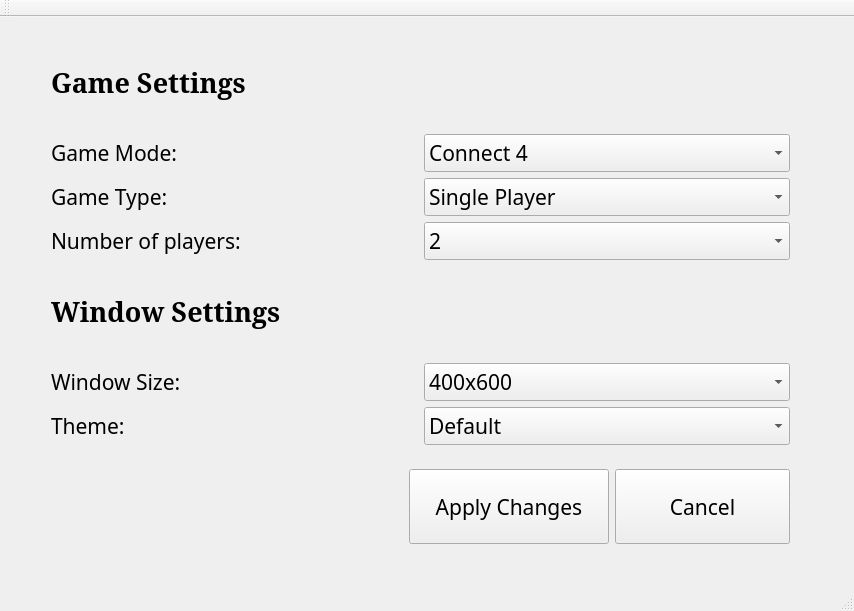
<?xml version="1.0" encoding="UTF-8"?>
<ui version="4.0">
 <class>SettingsWindow</class>
 <widget class="QMainWindow" name="SettingsWindow">
  <property name="geometry">
   <rect>
    <x>0</x>
    <y>0</y>
    <width>854</width>
    <height>611</height>
   </rect>
  </property>
  <property name="windowTitle">
   <string>Settings</string>
  </property>
  <property name="styleSheet">
   <string notr="true"/>
  </property>
  <widget class="QWidget" name="centralWidget">
   <widget class="QWidget" name="verticalLayoutWidget">
    <property name="geometry">
     <rect>
      <x>40</x>
      <y>9</y>
      <width>761</width>
      <height>541</height>
     </rect>
    </property>
    <layout class="QVBoxLayout" name="verticalLayout">
     <item>
      <widget class="QLabel" name="GameSettingsText">
       <property name="maximumSize">
        <size>
         <width>16777215</width>
         <height>75</height>
        </size>
       </property>
       <property name="font">
        <font>
         <family>Serif</family>
         <pointsize>20</pointsize>
         <weight>75</weight>
         <bold>true</bold>
        </font>
       </property>
       <property name="text">
        <string>Game Settings</string>
       </property>
      </widget>
     </item>
     <item>
      <layout class="QGridLayout" name="GameGridLayout">
       <item row="3" column="0">
        <widget class="QLabel" name="NumberOfPlayersText">
         <property name="maximumSize">
          <size>
           <width>16777215</width>
           <height>35</height>
          </size>
         </property>
         <property name="font">
          <font>
           <family>Sans Serif</family>
           <pointsize>16</pointsize>
          </font>
         </property>
         <property name="text">
          <string>Number of players:</string>
         </property>
        </widget>
       </item>
       <item row="1" column="1">
        <widget class="QComboBox" name="GameModeComboBox">
         <property name="font">
          <font>
           <family>Sans Serif</family>
           <pointsize>16</pointsize>
          </font>
         </property>
         <property name="autoFillBackground">
          <bool>false</bool>
         </property>
         <item>
          <property name="text">
           <string>Connect 4</string>
          </property>
         </item>
         <item>
          <property name="text">
           <string>OTTO/TOOT</string>
          </property>
         </item>
        </widget>
       </item>
       <item row="1" column="0">
        <widget class="QLabel" name="GameModeText">
         <property name="maximumSize">
          <size>
           <width>16777215</width>
           <height>35</height>
          </size>
         </property>
         <property name="font">
          <font>
           <family>Sans Serif</family>
           <pointsize>16</pointsize>
          </font>
         </property>
         <property name="text">
          <string>Game Mode:</string>
         </property>
        </widget>
       </item>
       <item row="3" column="1">
        <widget class="QComboBox" name="NumberPlayersComboBox">
         <property name="font">
          <font>
           <family>Sans Serif</family>
           <pointsize>16</pointsize>
          </font>
         </property>
         <item>
          <property name="text">
           <string>2</string>
          </property>
         </item>
        </widget>
       </item>
       <item row="2" column="0">
        <widget class="QLabel" name="GameTypeText">
         <property name="maximumSize">
          <size>
           <width>16777215</width>
           <height>35</height>
          </size>
         </property>
         <property name="font">
          <font>
           <family>Sans Serif</family>
           <pointsize>16</pointsize>
          </font>
         </property>
         <property name="text">
          <string>Game Type:</string>
         </property>
        </widget>
       </item>
       <item row="2" column="1">
        <widget class="QComboBox" name="GameTypeComboBox">
         <property name="font">
          <font>
           <family>Sans Serif</family>
           <pointsize>16</pointsize>
          </font>
         </property>
         <item>
          <property name="text">
           <string>Single Player</string>
          </property>
         </item>
         <item>
          <property name="text">
           <string>Multiplayer</string>
          </property>
         </item>
        </widget>
       </item>
      </layout>
     </item>
     <item>
      <widget class="QLabel" name="WindowSettingsText">
       <property name="maximumSize">
        <size>
         <width>16777215</width>
         <height>75</height>
        </size>
       </property>
       <property name="font">
        <font>
         <family>Serif</family>
         <pointsize>20</pointsize>
         <weight>75</weight>
         <bold>true</bold>
        </font>
       </property>
       <property name="text">
        <string>Window Settings</string>
       </property>
      </widget>
     </item>
     <item>
      <layout class="QGridLayout" name="WindowGridLayout">
       <item row="0" column="0">
        <widget class="QLabel" name="ScreenResolutionText">
         <property name="maximumSize">
          <size>
           <width>16777215</width>
           <height>35</height>
          </size>
         </property>
         <property name="font">
          <font>
           <family>Sans Serif</family>
           <pointsize>16</pointsize>
          </font>
         </property>
         <property name="text">
          <string>Window Size:</string>
         </property>
        </widget>
       </item>
       <item row="1" column="0">
        <widget class="QLabel" name="ThemeText">
         <property name="maximumSize">
          <size>
           <width>16777215</width>
           <height>35</height>
          </size>
         </property>
         <property name="font">
          <font>
           <family>Sans Serif</family>
           <pointsize>16</pointsize>
          </font>
         </property>
         <property name="text">
          <string>Theme:</string>
         </property>
        </widget>
       </item>
       <item row="1" column="1">
        <widget class="QComboBox" name="ThemeComboBox">
         <property name="font">
          <font>
           <family>Sans Serif</family>
           <pointsize>16</pointsize>
          </font>
         </property>
         <item>
          <property name="text">
           <string>Default</string>
          </property>
         </item>
         <item>
          <property name="text">
           <string>Some colour blind ones...</string>
          </property>
         </item>
        </widget>
       </item>
       <item row="0" column="1">
        <widget class="QComboBox" name="ResolutionComboBox">
         <property name="font">
          <font>
           <family>Sans Serif</family>
           <pointsize>16</pointsize>
          </font>
         </property>
         <item>
          <property name="text">
           <string>400x600</string>
          </property>
         </item>
        </widget>
       </item>
      </layout>
     </item>
     <item>
      <spacer name="verticalSpacer">
       <property name="orientation">
        <enum>Qt::Vertical</enum>
       </property>
       <property name="sizeType">
        <enum>QSizePolicy::Fixed</enum>
       </property>
       <property name="sizeHint" stdset="0">
        <size>
         <width>20</width>
         <height>10</height>
        </size>
       </property>
      </spacer>
     </item>
     <item>
      <layout class="QHBoxLayout" name="horizontalLayout">
       <item>
        <spacer name="horizontalSpacer">
         <property name="orientation">
          <enum>Qt::Horizontal</enum>
         </property>
         <property name="sizeHint" stdset="0">
          <size>
           <width>40</width>
           <height>20</height>
          </size>
         </property>
        </spacer>
       </item>
       <item>
        <widget class="QPushButton" name="ApplyButton">
         <property name="minimumSize">
          <size>
           <width>200</width>
           <height>75</height>
          </size>
         </property>
         <property name="font">
          <font>
           <family>Sans Serif</family>
           <pointsize>16</pointsize>
          </font>
         </property>
         <property name="text">
          <string>Apply Changes</string>
         </property>
        </widget>
       </item>
       <item>
        <widget class="QPushButton" name="CancelButton">
         <property name="minimumSize">
          <size>
           <width>175</width>
           <height>75</height>
          </size>
         </property>
         <property name="font">
          <font>
           <family>Sans Serif</family>
           <pointsize>16</pointsize>
          </font>
         </property>
         <property name="text">
          <string>Cancel</string>
         </property>
        </widget>
       </item>
      </layout>
     </item>
    </layout>
   </widget>
  </widget>
  <widget class="QMenuBar" name="menuBar">
   <property name="geometry">
    <rect>
     <x>0</x>
     <y>0</y>
     <width>854</width>
     <height>25</height>
    </rect>
   </property>
  </widget>
  <widget class="QToolBar" name="mainToolBar">
   <attribute name="toolBarArea">
    <enum>TopToolBarArea</enum>
   </attribute>
   <attribute name="toolBarBreak">
    <bool>false</bool>
   </attribute>
  </widget>
  <widget class="QStatusBar" name="statusBar"/>
 </widget>
 <layoutdefault spacing="6" margin="11"/>
 <resources/>
 <connections/>
</ui>
